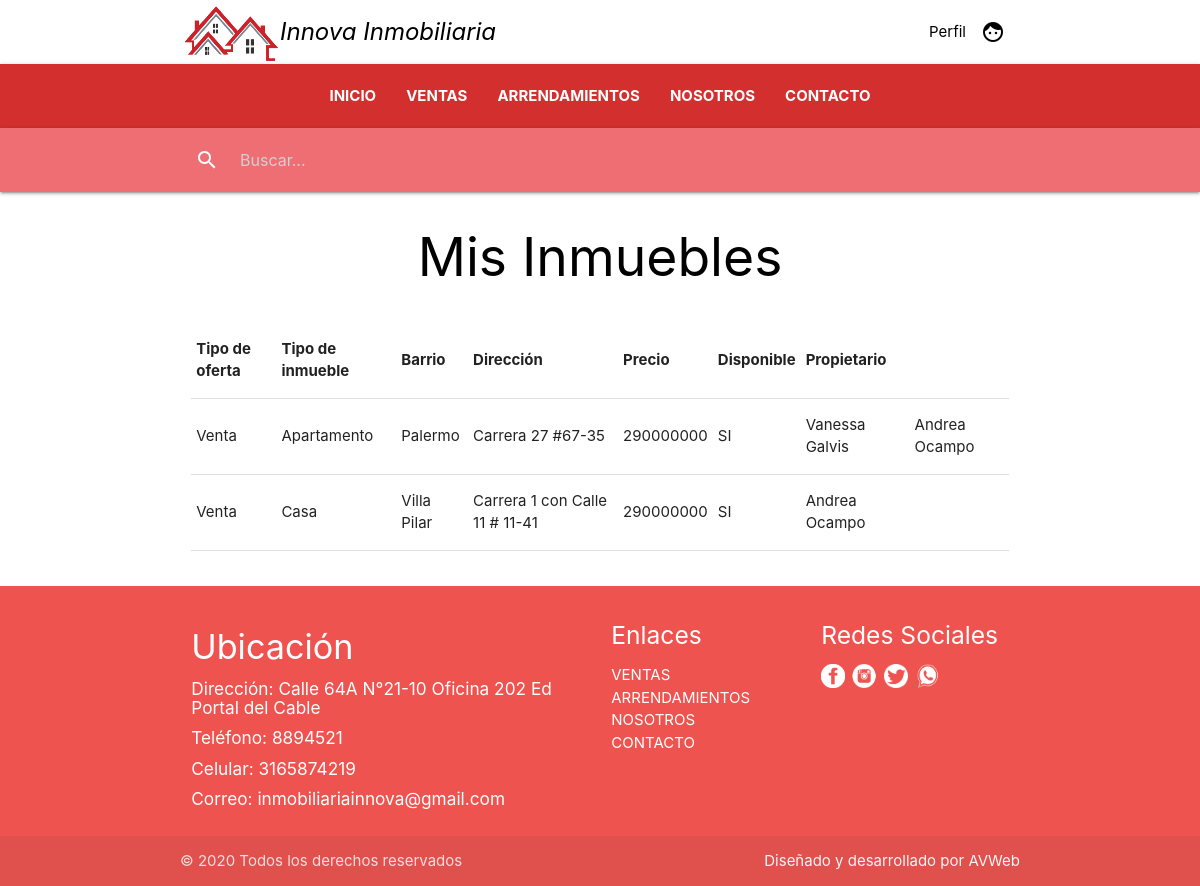
Screenshot of /cliente/mis_inmuebles/ (signed in) with the database file from the repository.
### inmueble/models.py (models this page shows, shortened)
class Inmueble(models.Model):
    codigo = models.CharField(max_length=50, null=False)
    direccion = models.CharField(max_length=100, null=False)
    IDBarrio = models.ForeignKey(Barrio, null=False, on_delete=models.PROTECT)
    precio = models.DecimalField(max_digits=9, decimal_places=0,  null=False)
    IDTipo_de_inmueble = models.ForeignKey(Tipo_de_inmueble, null=False, on_delete=models.PROTECT)
    IDTipo_de_oferta = models.ForeignKey(Tipo_de_oferta, null=False, on_delete=models.PROTECT)
    alcoba = models.IntegerField(null=False)
    baño = models.IntegerField(null=False)
    parqueadero = models.BooleanField(null=False)
    disponible = models.BooleanField(null=False)
    descripcion = models.CharField(max_length=300, null=True)
    imagenppal = models.FileField(null=False, upload_to="imagenes/%Y/%m/%d")

class Tipo_de_oferta(models.Model):
    nombre = models.CharField(max_length=20, null=False)

class Tipo_de_inmueble(models.Model):
    nombre = models.CharField(max_length=25, null=False)

class Barrio(models.Model):
    nombre = models.CharField(max_length=80, null=False)
    IDCiudad = models.ForeignKey(Ciudad, null=False, on_delete=models.PROTECT)

### inmueble/views.py (the view)
# urls.py: path('cliente/mis_inmuebles/', views.MisinmueblesList.as_view(), name='mis_inmuebles'),
class MisinmueblesList(LoginRequiredMixin, PermissionRequiredMixin, ListView):
    permission_required = 'usuario.ver_inmuebles'
    template_name = 'cliente/mis_inmuebles.html'
    model = Propietarios_arrendatarios
    context_object_name = 'inmuebles'

### templates/cliente/mis_inmuebles.html
{% extends 'base/base.html' %}
{% load static %}
{% load humanize %}
{% block container %}
<h2 class="header center black-text text-lighten-3">Mis Inmuebles</h2>
<div class="section">
  <div class="row">
    <div class="col s12">
      <table class="responsive-table">
        <thead>
          <tr>
            <th>Tipo de oferta</th>
            <th>Tipo de inmueble</th>
            <th>Barrio</th>
            <th>Dirección</th>
            <th>Precio</th>
            <th>Disponible</th>
            <th>Propietario</th>
          </tr>
        </thead>
        <tbody>
          {% for data in inmuebles %}
            {% for u in data.usuario.all %}
              {% if u.id == user.id %}
                <tr>
                  {% for i in data.inmueble.all %}
                    <td>{{ i.IDTipo_de_oferta.nombre }}</td>
                    <td>{{ i.IDTipo_de_inmueble.nombre }}</td>
                    <td>{{ i.IDBarrio.nombre }}</td>
                    <td>{{ i.direccion }}</td>
                    <td>{{ i.precio }}</td>
                    {% if i.disponible == True %}
                      <td>SI</td>
                    {% else %}
                      <td>NO</td>
                    {% endif %}
                  {% endfor %}
                  {% for u in data.usuario.all %}
                    <td>{{ u.first_name }} {{ u.last_name }}</td>
                  {% endfor %}
                </tr>
                {% endif %}
              {% endfor %}
            {% endfor %}
        </tbody>
      </table>
    </div>
  </div>
</div>
{% endblock %}

### rows the page displays
Inmueble: IDTipo_de_oferta.nombre "Venta", IDTipo_de_inmueble.nombre "Apartamento", IDBarrio.nombre "Palermo", direccion "Carrera 27 #67-35", precio "290000000", disponible "SI"
Inmueble: IDTipo_de_oferta.nombre "Venta", IDTipo_de_inmueble.nombre "Casa", IDBarrio.nombre "Villa Pilar", direccion "Carrera 1 con Calle 11 # 11-41", precio "290000000", disponible "SI"

### other values shown
{{ u.first_name }} "Vanessa"
{{ u.last_name }} "Galvis"
{{ u.first_name }} "Andrea"
{{ u.last_name }} "Ocampo"
